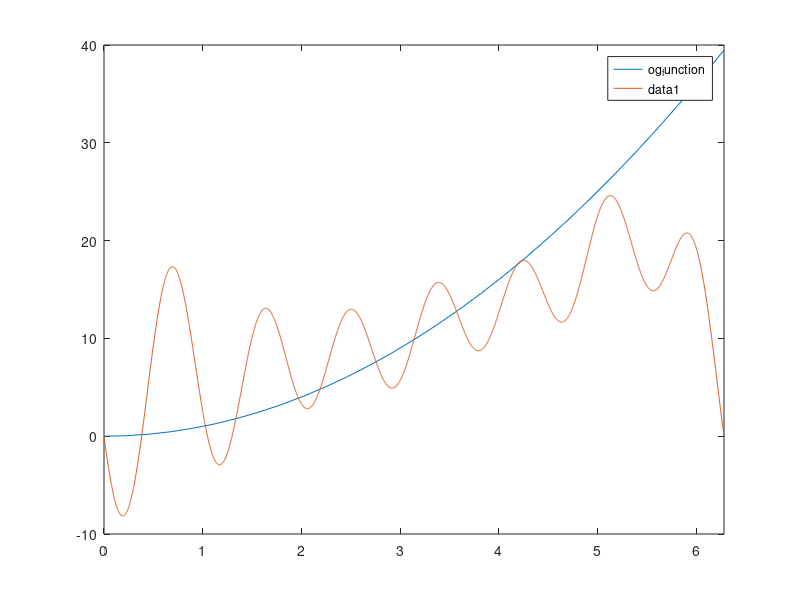

Write the MATLAB code that produced this figure.


% % Homework Q1
w1 = [1; 2; -1;  0;]
w2 = [0; 1; -2; -1;]
w3 = [1; 0;  3;  2;]
b = [1; 1; 2; -2;]

A = [w1 w2 w3]

% Since w1 w2 and w3 are not orthogonal to each other,
% I will need to orthogonalize it using gram-schmidt process
% v1 = w1
% v2 = w2 - dot(w2, v1)/(norm(v1)^2)*v1
% v3 = w3 - dot(w3, v2)/(norm(v2)^2)*v2 - dot(w3, v1)/(norm(v1)^2)*v1
% A = [v1 v2 v3]
% Note: I don't think this worked. I didn't have to do it.


K = transpose(A)*A
f = transpose(A)*b

x_min = linsolve(K, f)
A*x_min

% Unfortunately, it seems that there seems to be no solution. I found that
% the vectors that span the subspace are linearly dependent, which is 
% preventing me from finding closest point x_min. The reason is beacuse
% K is a singular matrix.

% However, I can pick a subspace in which the vectors are linearly
% independent. I used rref(A) and found that I can discard the last
% vector w3 to get a set of linearly independent vectors.
% K is now a nonsingular matrix which gives me the following result.
rref(A)
A = [w1 w2]
K = transpose(A)*A
f = transpose(A)*b

x_min = linsolve(K, f)
disp("This is the closest point")
A*x_min

disp("This is the minimum distance between the point and the subspace")
d_min = sqrt(norm(b)^2 - transpose(f)*x_min)

% Homework Q2
A = [1 2 -1; 0 -2 3; 1 5 -1; -3 1 1;]
b = [0; 5; 6; 8;]
% rank(A) % Checking if the vectors that make up A is linearly independent. It is

% Strategy 1: Closest Point Solution
K = transpose(A)*A
f = transpose(A)*b

x_min = linsolve(K, f)
disp("Strategy 1")
disp(x_min)

% Strategy 2: Orthonormalize then apply orthogonal projection formula
w1 = A(:, 1)
w2 = A(:, 2)
w3 = A(:, 3)

% Orthogonalize
v1 = w1
v2 = w2 - dot(w2, v1)/(norm(v1)^2)*v1
v3 = w3 - dot(w3, v2)/(norm(v2)^2)*v2 - dot(w3, v1)/(norm(v1)^2)*v1

% Normalize
u1 = v1 / norm(v1)
u2 = v2 / norm(v2)
u3 = v3 / norm(v3)

% Orthogonal projection formula
% w = c1u1 + ... + c_i*u_i where c_i = <v, u_i>, i = 1 ... n

% % Formula 1
x1 = dot(b, u1)*u1
x2 = dot(b, u2)*u2
x3 = dot(b, u3)*u3
x_min = x1 + x2 + x3
disp("Strategy 2")
disp(x_min)

% Homework Q3
A = [1 1989;
     1 1990;
     1 1991;
     1 1992;
     1 1993;
     1 1994;
     1 1995;
     1 1996;
     1 1997;
     1 1998;
     1 1999;]

y = [86.4;
       89.8;
       92.8;
       96.0;
       99.6;
       103.1;
       106.3;
       109.5;
       113.3;
       120.0;
       129.5;]

% Using least squares method to find the line of best fit
K = transpose(A)*A
f = transpose(A)*y
x_min = K\f

% Line of best fit is of the form y = mx + b
b = x_min(1)
m = x_min(2)

% Predict the housing price in 2005 and 2010 assuming trend continues
price_2005 = m*2005 + b % 147.4
price_2010 = m*2010 + b % 167.0

% Question 4a
function y = squared(x)
    y = x^2;
end

f = zeros(8, 1)
for j=0:7
    disp(j)
    f(j+1, 1) = squared(j*2*pi/8);
end
f % f is stored like [f0; f2; f3; ...; f7;]

% Question 4b
% w = zeros(8, 1)
% for k=0:7
%     % zeta k n = e^(k*i*2pi/n) k = 0, ..., n - 1
%     % n is 8.
%     w(k+1, 1) = exp(k*1i*2*pi/8)
% end
% k
% w = []
% for k=0:7
%     w_k = zeros(8, 1);
%     for kk=0:7
%         w_k(kk+1, 1) = exp(kk*1i*2*pi/8);
%     end
%     w = [w w_k]
% end
% w
w = []
for k=0:7
    w_k = []
    for kk=0:7
        value = exp((kk*k)*1i*2*pi/8)
        w_k = [w_k; value]
    end
    w = [w w_k]
end

% values inside w_k is stored like [zeta00_8; zeta01_8; ...; zeta0k_8;]
% w is stored like [w1 w2 w3 ... w7]
w 

% Question 4c
c = zeros(8, 1)
for k=0:7
    % disp("Here is f")
    % disp(f) 
    % disp("Here is w_k")
    % disp(w(:, k+1))
    c(k+1, 1) = dot(w(:, k+1), f)*(1/8) % dot(w, v)
end

c % c is stored like [c1; c2; c3; c4...]

% Question 4d
% The real terms are p_1(x) = 10.7949-0.3613cos(1x)
% -5.9568sin(1x)-1.8506cos(2x)-2.4674sin(2x)-2.1061cos(3x)-1.0220sin(3x)
% -2.1590cos(4x)-2.1061cos(5x)-1.0220sin(5x)-1.8506cos(6x)-2.4674sin(6x)
% -0.3613cos(7x)-5.9568sin(7x)

% Question 4e
function y = og_function(x)
    y = x^2;
end

function y = reconstructedFunction(x)
    y = 10.7949-0.3613*cos(1*x)-5.9568*sin(1*x)-1.8506*cos(2*x)-2.4674*sin(2*x)-2.1061*cos(3*x)-1.0220*sin(3*x)-2.1590*cos(4*x)-2.1061*cos(5*x)-1.0220*sin(5*x)-1.8506*cos(6*x)-2.4674*sin(6*x)-0.3613*cos(7*x)-5.9568*sin(7*x);
end

fplot(@og_function, [0, 2*pi])
hold on;
fplot(@reconstructedFunction, [0, 2*pi])
hold off;